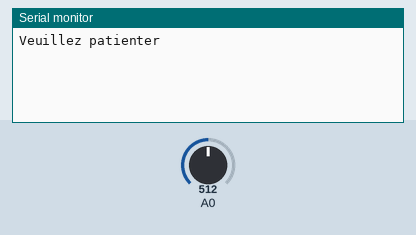
This sketch was run on a simulated Arduino Uno, built with avr-gcc and run on an emulated ATmega328P. Shown: the last lines printed to the serial monitor. The inputs (shaded band) are chosen by the test bench; at power-on: A0 = 512.

Above: at 0.8 s.
0.9 s: A0 set to 660
At 1.5 s:
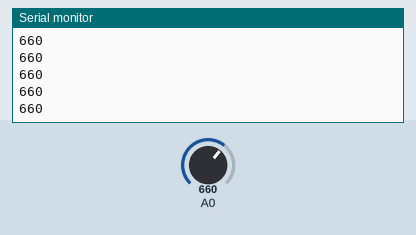
2.9 s: A0 set to 640
At 3.6 s:
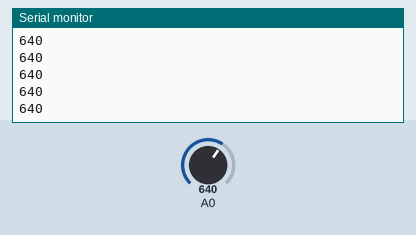

Measured:
- after the input at 0.9 s, the serial monitor: prints a new line after 0.10 s (image 1)
- after the input at 2.9 s, the serial monitor: prints a new line after 0.07 s (image 2)

The sketch:

module_1.ino
```cpp
unsigned long time;
int valeurPrecedente = 0;
long tempsPrecedent = 0;

void setup() {

  Serial.begin(9600);

  Serial.println("Veuillez patienter");

  time = millis();

  // un petit réchauffement du convertisseur
  // analogique-numérique semble améliorer les résultats
  while((millis()-time)<1000){
    analogRead(A0);
  }

  time = millis();

  // on affiche au moniteur série pendant 50 secondes
  while((millis()-time)< 50000){
    Serial.println(analogRead(A0));
  }
}

void loop() {
 int valeurActuelle, valeurSeuil;
  long tempsDetection;

  valeurActuelle = analogRead(A5);
  Serial.println ( valeurActuelle);
  valeurSeuil = 650;
/*
  if (valeurActuelle > valeurSeuil) {  // on est dans la zone max
    if (valeurPrecedente <= valeurSeuil) {  // est-ce qu'on vient d'y entrer?
      tempsDetection = millis();
      if (tempsDetection > (tempsPrecedent + 200)){  // ce n'est pas seulement du bruit?
        Serial.println( (1000.0 * 60.0) / (tempsDetection - tempsPrecedent),0);
        tempsPrecedent = tempsDetection;
      }
    }
  }

  valeurPrecedente = valeurActuelle;
*/
}
```
